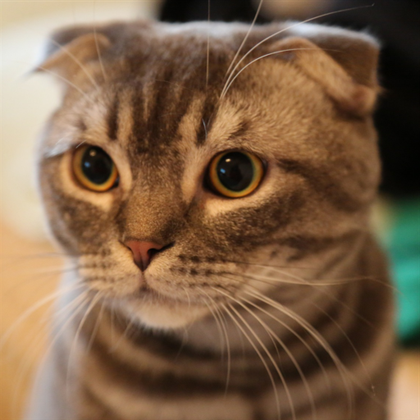
%> input picture rgb to greyscale/cat.png, 420 x 420 px, shrunk from 512 x 512 before the run, given in place of low-light.jpg, which was not available
$ octave lime.m   (GNU Octave 9; MATLAB toolbox functions it lacks are replaced by stand-ins)
%> lines starting %> are read from the running program, lines starting %| are printed output that depends on the picture; pictures that were not available may be replaced by others from this repository, and a replacement may not be noted
clear all;
close all;
clc;
tic

image = im2double(imread('images\low-light.jpg'));%original low-light image
figure, imshow(image),title('original low-light image');%figure1 original low-light image

%Separate R, G, B three channels
R=image(:,:,1);
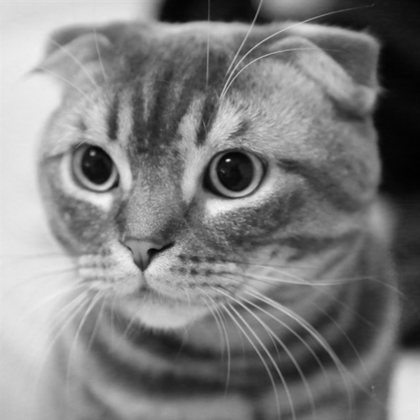
%> R: size 420x420 double; min 0, max 0.965, mean 0.497
G=image(:,:,2);
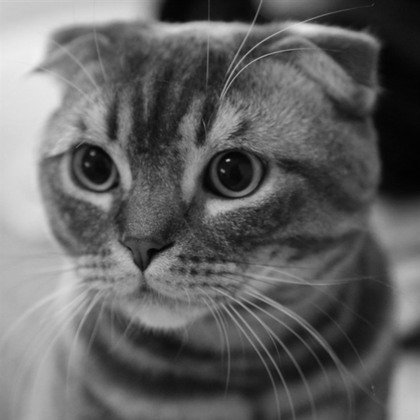
%> G: size 420x420 double; min 0.00392, max 0.945, mean 0.389
B=image(:,:,3);
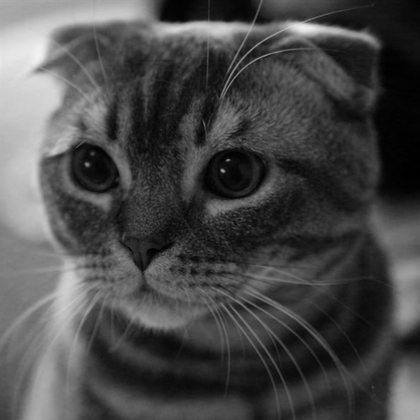
%> B: size 420x420 double; min 0, max 0.953, mean 0.29

[r,c]=size(R);
%> r = 420; c = 420

%choose the max value among three channels
for m=1:r
    for n=1:c
        a=max([R(m,n),G(m,n),B(m,n)]);
        T(m,n)=a;
    end
end
T;
figure,imshow(T)%figure2 grayscale image
% [31 lines of commented-out code are left out]
im1 = im2double(imread('seagull_guided.jpg'));%image filtered by guided filter
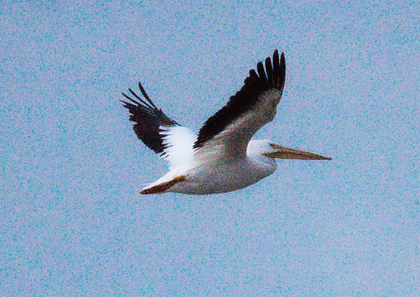
%> input picture rgb to greyscale/seagull_guided.png, 420 x 297 px, shrunk from 1225 x 865 before the run, given in place of seagull_guided.jpg, which was not available
eps=0.1;
%> (the run ends here)
